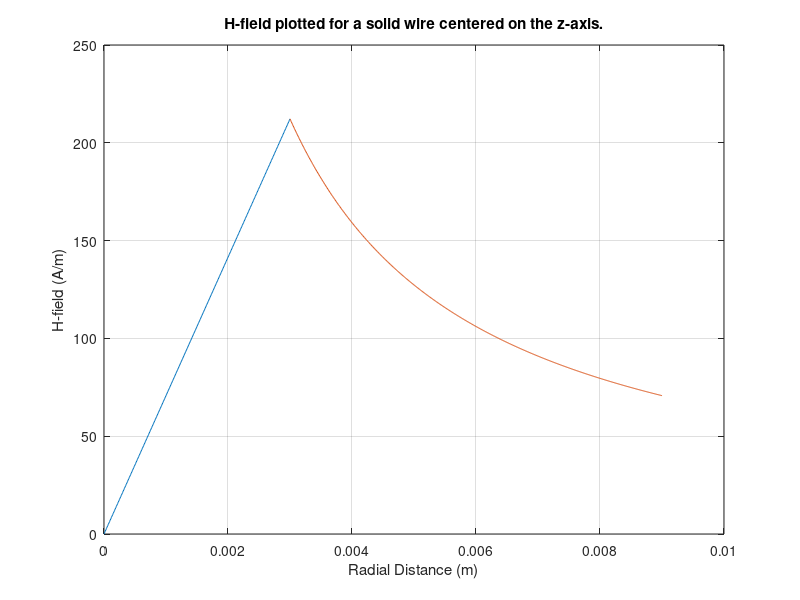

MATLAB code for this plot:
I = 2;
a = 3e-3;
rho1 = 0:1e-5:a;
rho2 = a:1e-5:9e-3;
H1 = I.*rho1/(pi*a^2);
H2 = I./(pi.*rho2);
plot(rho1,H1,rho2,H2);
grid on;
ylabel('H-field (A/m)');
xlabel('Radial Distance (m)');
title('H-field plotted for a solid wire centered on the z-axis.');